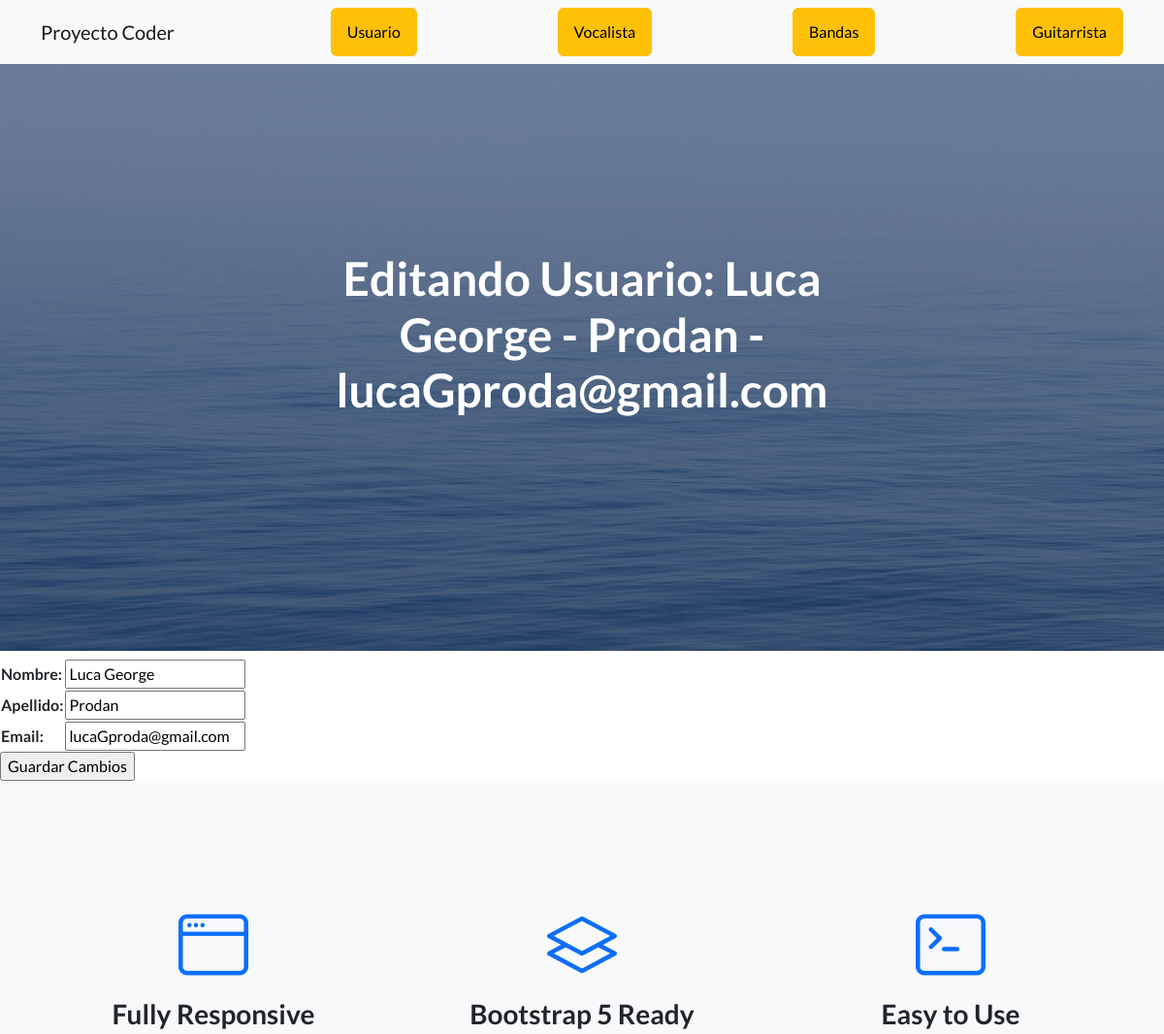
The app's page /App1/editarUsuario/1 (upper part), older data.
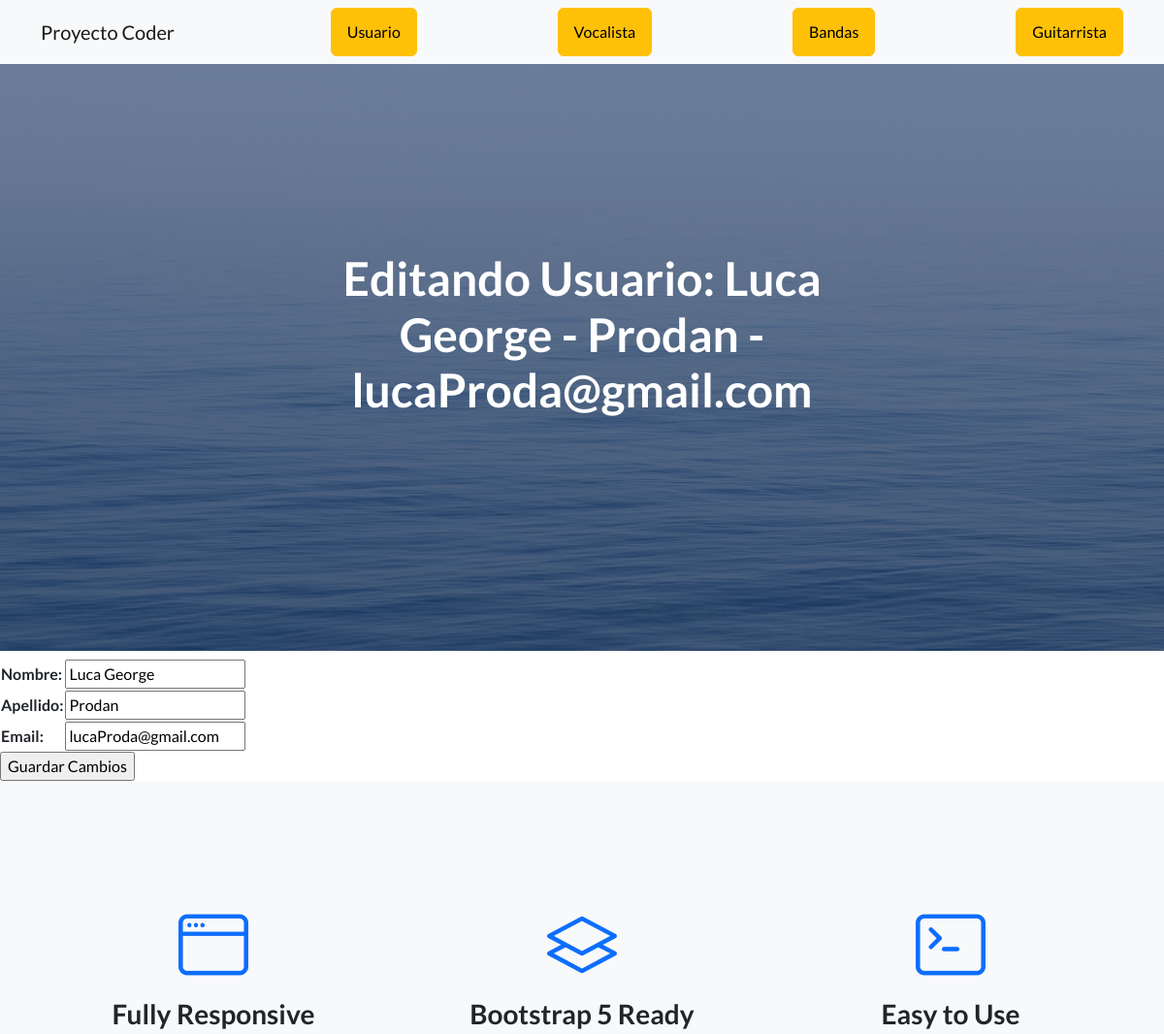
The same page, newer data.
### App1/models.py (models this page shows)
class Usuario(models.Model):
    nombre=models.CharField(max_length=50)
    apellido=models.CharField(max_length=50)
    email=models.EmailField()
    def __str__(self):
        return f"{self.nombre} - {self.apellido} - {self.email}"

### App2/views.py (the view)
# urls.py: path('editarUsuario/<id>', editarUsuario, name="editarUsuario" ),
def editarUsuario(request, id):
    usuario=Usuario.objects.get(id=id)
    if request.method=="POST":
        form= UsuarioForm(request.POST)
        if form.is_valid():
            info=form.cleaned_data
            usuario.nombre=info["nombre"]
            usuario.apellido=info["apellido"]
            usuario.email=info["email"]
            usuario.save()
            usuario=Usuario.objects.all()
            form=UsuarioForm()
            return redirect ("usuario")
        pass
    else:
        formulario=UsuarioForm(initial={"nombre": usuario.nombre, "apellido":usuario.apellido, "email": usuario.email})
        return render (request, 'App1/editarUsuario.html', {"form": formulario, "usuario": usuario})

### App1/forms.py
class UsuarioForm(forms.Form):
    nombre=forms.CharField(max_length=50)
    apellido=forms.CharField(max_length=50)
    email=forms.EmailField()

### App1/templates/App1/editarUsuario.html (shortened to what this page needs)
{% extends "App1/padre.html" %}
{% load static %}
{% block titulo %}
<h1 class="mb-5">Editando Usuario: {{ usuario }} </h1>
{% endblock %}
{% block contenido_que_cambia %}
<form action="" method="post">
    <table>
        {{ form.as_table }}
    </table>
    <input type="submit" value="Guardar Cambios">
</form>
{% endblock %}

Row changes from the older to the newer data that the page shows:
changed Usuario "Luca George": nombre+apellido+email "Luca George - Prodan - lucaGproda@gmail.com" → "Luca George - Prodan - lucaProda@gmail.com"; email "lucaGproda@gmail.com" → "lucaProda@gmail.com"
